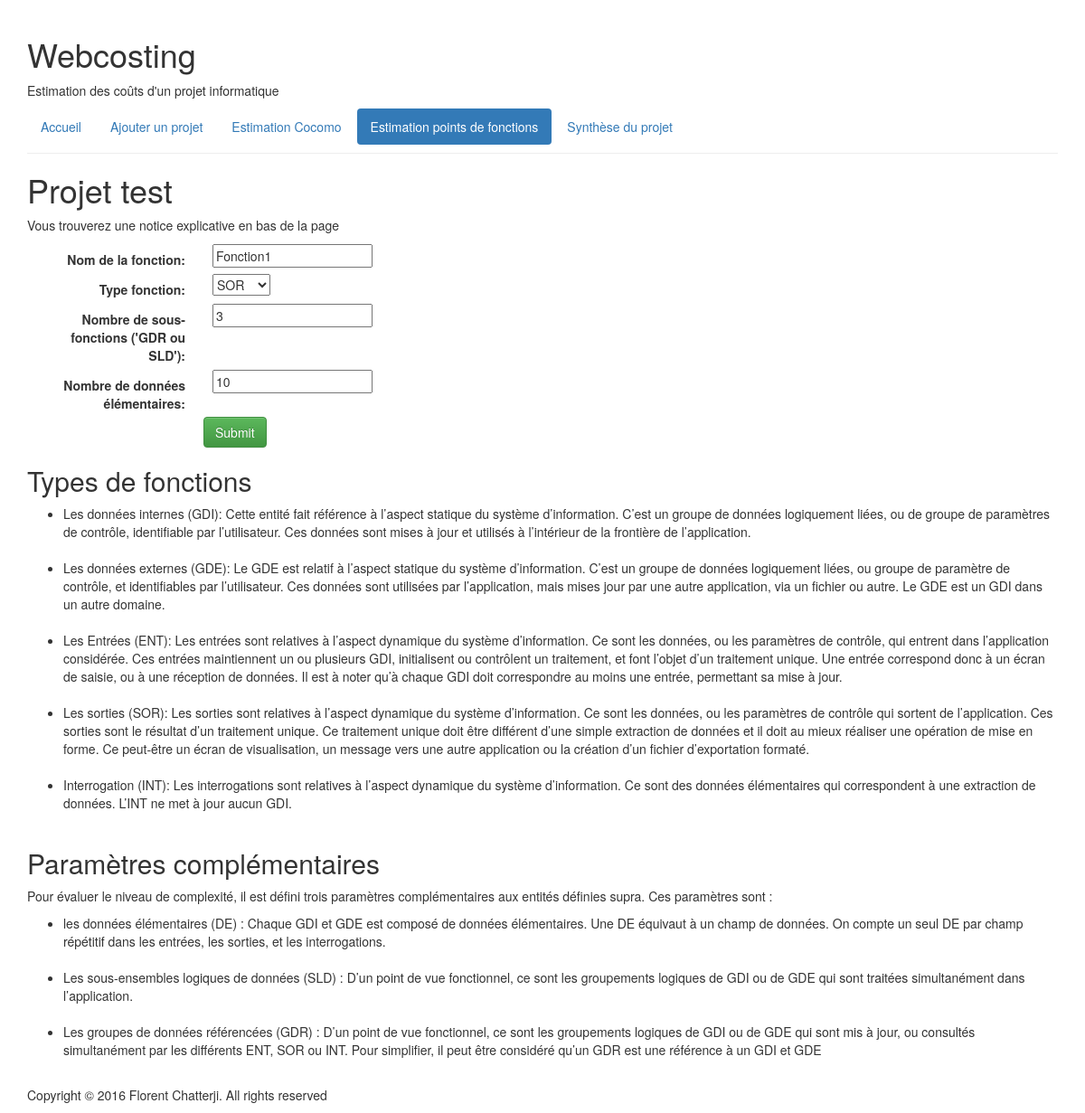
The page /webcosting/projet/129/fonction/46/update/ on the database its author committed.
### webcosting/models.py (models this page shows, shortened)
class Projet(models.Model):
    nom_projet = models.CharField(
        'nom du projet',
        max_length=100,
        default=None
        )
    date_dernier_enregistrement = models.DateTimeField(
        'date du dernier enregistrement',
        auto_now=True,
        null=True
        )
    ORGANIQUE = 'OR'
    SEMIDETACHE = 'SD'
    EMBARQUE = 'EM'
    TYPE_PROJET_CHOIX = (
        (ORGANIQUE, 'organique'),
        (SEMIDETACHE, 'semi-détaché'),
        (EMBARQUE, 'embarqué'),
    )
    type_projet = models.CharField(
        max_length=2,
        choices=TYPE_PROJET_CHOIX,
        default='organique'
        )
    taille_projet = models.ForeignKey(
        TailleProjet,
        on_delete=models.CASCADE,
        blank=True,
        null=True,
        )
    language_de_programmation = models.ForeignKey(
        LanguageDeProgrammation,
        on_delete=models.CASCADE,
        blank=True,
        null=True,
        )
    facteur_ajustement = models.IntegerField(
        default=1,
        blank=True,
        null=True,
        )
    FIAB_CHOIX = (
        (0.75, 'très bas: 0.75'),
        (0.88, 'bas: 0.88'),
        (1.00, 'moyen: 1.00'),
        (1.15, 'élevé: 1.15'),
        (1.40, 'très élevé: 1.40'),
        )
    fiab = models.FloatField(
        choices=FIAB_CHOIX,
        default=1.00,
        blank=True,
        null=True,
        )
    DONN_CHOIX = (
        (0.94, 'bas (0.94)'),
        (1.00, 'moyen (1.00)'),
        (1.08, 'élevé (1.08)'),
        (1.16, 'très élevé (1.16)'),
        )
    donn = models.FloatField(
        choices=DONN_CHOIX,
        default=1.00,
        blank=True,
        null=True,
        )
    CPLX_CHOIX = (
        (0.70, 'très bas: 0.70'),
        (0.85, 'bas: 0.85'),
        (1.00, 'moyen: 1.00'),
        (1.15, 'élevé: 1.15'),
        (1.30, 'très élevé: 1.30'),
        (1.65, 'très très élevé: 1.65'),
        )
    cplx = models.FloatField(
        choices=CPLX_CHOIX,
        default=1.00,
        blank=True,
        null=True,
        )
    TEMP_CHOIX = (
        (1.00, 'moyen: 1.00'),
        (1.11, 'élevé: 1.11'),
        (1.30, 'très élevé: 1.30'),
        (1.66, 'très très élevé: 1.66'),
        )
    temp = models.FloatField(
        choices=TEMP_CHOIX,
        default=1.00,
        blank=True,
        null=True,
        )
    ESPA_CHOIX = (
        (1.00, 'moyen: 1.00'),
        (1.06, 'élevé: 1.06'),
        (1.21, 'très élevé: 1.21'),
        (1.56, 'très très élevé: 1.56'),
        )
    espa = models.FloatField(
        choices=ESPA_CHOIX,
        default=1.00,
        blank=True,
        null=True,
        )
    VIRT_CHOIX = (
        (0.87, 'bas: 0.87'),
        (1.00, 'moyen: 1.00'),
        (1.15, 'élevé: 1.15'),
        (1.30, 'très élevé: 1.30'),
        )
    virt = models.FloatField(
        choices=VIRT_CHOIX,
        default=1.00,
        blank=True,
        null=True,
        )
    CSYS_CHOIX = (
        (0.87, 'bas: 0.87'),
        (1.00, 'moyen: 1.00'),
        (1.07, 'élevé: 1.07'),
        (1.15, 'très élevé: 1.15'),
        )
    csys = models.FloatField(
        choices=CSYS_CHOIX,
        default=1.00,
        blank=True,
        null=True,
        )
    APTA_CHOIX = (
        (1.46, 'très bas: 1.46'),
        (1.19, 'bas: 1.19'),
        (1.00, 'moyen: 1.00'),
        (0.86, 'élevé: 0.86'),
        (0.71, 'très élevé: 0.71'),
        )
    apta = models.FloatField(
        choices=APTA_CHOIX,
        default=1.00,
        blank=True,
        null=True,
        )
    EXPA_CHOIX = (
        (1.29, 'très bas: 1.29'),
        (1.13, 'bas: 1.13'),
        (1.00, 'moyen: 1.00'),
        (0.91, 'élevé: 0.91'),
        (0.82, 'très élevé: 0.82'),
        )
    expa = models.FloatField(
        choices=EXPA_CHOIX,
        default=1.00,
        blank=True,
        null=True,
        )
    APTP_CHOIX = (
        (1.42, 'très bas: 1.42'),
        (1.17, 'bas: 1.17'),
        (1.00, 'moyen: 1.00'),
        (0.86, 'élevé: 0.86'),
        (0.70, 'très élevé: 0.70'),
        )
    aptp = models.FloatField(
        choices=APTP_CHOIX,
        default=1.00,
        blank=True,
        null=True,
        )
    EXPV_CHOIX = (
        (1.21, 'très bas: 1.21'),
        (1.10, 'bas: 1.10'),
        (1.00, 'moyen: 1.00'),
        (0.95, 'élevé: 0.95'),
        )
    expv = models.FloatField(
        choices=EXPV_CHOIX,
        default=1.00,
        blank=True,
        null=True,
        )
    EXPL_CHOIX = (
        (1.14, 'très bas: 1.14'),
        (1.07, 'bas: 1.07'),
        (1.00, 'moyen: 1.00'),
        (0.95, 'élevé: 0.95'),
        )
    expl = models.FloatField(
        choices=EXPL_CHOIX,
        default=1.00,
        blank=True,
        null=True,
        )
    PMOD_CHOIX = (
        (1.24, 'très bas: 1.24'),
        (1.10, 'bas: 1.10'),
        (1.00, 'moyen: 1.00'),
        (0.91, 'élevé: 0.91'),
        (0.82, 'très élevé: 0.82'),
        )
    pmod = models.FloatField(
        choices=PMOD_CHOIX,
        default=1.00,
        blank=True,
        null=True,
        )
    OLOG_CHOIX = (
        (1.24, 'très bas: 1.24'),
        (1.10, 'bas: 1.10'),
        (1.00, 'moyen: 1.00'),
        (0.91, 'élevé: 0.91'),
        (0.83, 'très élevé: 0.83'),
        )
    olog = models.FloatField(
        choices=OLOG_CHOIX,
        default=1.00,
        blank=True,
        null=True,
        )
    DREQ_CHOIX = (
        (1.23, 'très bas: 1.23'),
        (1.08, 'bas: 1.08'),
        (1.00, 'moyen: 1.00'),
        (1.04, 'élevé: 1.04'),
        (1.10, 'très élevé: 1.10'),
        )
    dreq = models.FloatField(
        choices=DREQ_CHOIX,
        default=1.00,
        blank=True,
        null=True,
        )
    def _point_de_fonction_brut(self):
        fonctions = Fonction.objects.filter(projet=self.id)
        point_de_fonction_brut = 0
        for fonction in fonctions:
            point_de_fonction_brut += fonction.point_de_fonction_brut
        return point_de_fonction_brut
    point_de_fonction_brut = property(_point_de_fonction_brut)
    def _point_de_fonction_net(self):
        return self.facteur_ajustement * self.point_de_fonction_brut
    point_de_fonction_net = property(_point_de_fonction_net)
    def _charge_de_travail_point_de_fonction(self):
        taille_projet = TailleProjet.objects.get(taille_projet=self.taille_projet)
        charge_de_travail = taille_projet.charge_de_travail
        return charge_de_travail * self.point_de_fonction_net
    charge_de_travail_point_de_fonction = property(_charge_de_travail_point_de_fonction)
    def _charge_de_travail_point_de_fonction_mois(self):
        return self.charge_de_travail_point_de_fonction / 30.0
    charge_de_travail_point_de_fonction_mois = property(_charge_de_travail_point_de_fonction_mois)
    def _kilo_ligne_de_code(self):
        language_de_programmation = LanguageDeProgrammation.objects.get(language_de_programmation=self.language_de_programmation)
        ligne_de_code = language_de_programmation.ligne_de_code
        ligne_de_code = ligne_de_code * self.point_de_fonction_net
        kilo_ligne_de_code = ligne_de_code / 1000.0
        return kilo_ligne_de_code
    kilo_ligne_de_code = property(_kilo_ligne_de_code)
    def _effort_simple(self):
        A = Coefficient.objects.get(
            type_coefficient='A',
            type_projet=self.type_projet,
            )
        B = Coefficient.objects.get(
            type_coefficient='B',
            type_projet=self.type_projet,
            )
        A = A.valeur_coefficient
        B = B.valeur_coefficient
        ligne_de_code = self.kilo_ligne_de_code
        effort_simple = A * (ligne_de_code ** B)
        effort_simple = round(effort_simple, 2)
        return effort_simple
    effort_simple = property(_effort_simple)
    def _charge_de_travail_cocomo(self):
        effort_simple = self.effort_simple
        moyenne_degres_integration = self.fiab / 1.0
        effort_intermediaire = moyenne_degres_integration * effort_simple
        effort_intermediaire = round(effort_intermediaire, 2)
        return effort_intermediaire
    charge_de_travail_cocomo = property(_charge_de_travail_cocomo)
    def _temps_de_developpement(self):
        C = Coefficient.objects.get(
            type_coefficient='C',
            type_projet=self.type_projet
            )
        D = Coefficient.objects.get(
            type_coefficient='D',
            type_projet=self.type_projet
            )
        C = C.valeur_coefficient
        D = D.valeur_coefficient
        effort_simple = self.effort_simple
        temps_de_developpement = C * (effort_simple ** D)
        temps_de_developpement = round(temps_de_developpement, 2)
        return temps_de_developpement
    temps_de_developpement = property(_temps_de_developpement)

class Fonction(models.Model):
    projet = models.ForeignKey(
        Projet,
        on_delete=models.CASCADE,
        default=None
        )
    nom_fonction = models.CharField(
        'nom de la fonction',
        max_length=100,
        default=None
        )
    type_fonction = models.ForeignKey(
        TypeFonction,
        on_delete=models.CASCADE,
        default=None
        )
    nombre_sous_fonction = models.PositiveIntegerField(
        'nombre de sous-fonctions (\'GDR ou SLD\')',
        default=0,
        )
    nombre_donnees_elementaires = models.PositiveIntegerField(
        'nombre de données élémentaires',
        default=0,
        )
    def _point_de_fonction_brut(self):
        calcul_point_de_fonction = CalculPointDeFonction.objects.get(
            type_fonction=self.type_fonction,
            nombre_sous_fonction_deb__lte=self.nombre_sous_fonction,
            nombre_sous_fonction_fin__gte=self.nombre_sous_fonction,
            nombre_donnees_elementaires_deb__lte=self.nombre_donnees_elementaires,
            nombre_donnees_elementaires_fin__gte=self.nombre_donnees_elementaires
            )
        return calcul_point_de_fonction.nombre_point_de_fonction
    point_de_fonction_brut = property(_point_de_fonction_brut)
    def _point_de_fonction_net(self):
        return self.projet.facteur_ajustement * self.point_de_fonction_brut
    point_de_fonction_net = property(_point_de_fonction_net)

class TypeFonction(models.Model):
    def __str__(self):
        return self.type_fonction
    TYPE_FONCTION_CHOIX = (
        ('GDI', 'données internes'),
        ('GDE', 'données externes'),
        ('ENT', 'entrées'),
        ('SOR', 'sorties'),
        ('INT', 'interrogation')
        )
    type_fonction = models.CharField(
        max_length=3,
        choices=TYPE_FONCTION_CHOIX,
        default='données internes'
        )

### webcosting/views.py (the view)
class FonctionUpdate(UpdateView):
    model = Fonction
    fields = [
        'nom_fonction',
        'type_fonction',
        'nombre_sous_fonction',
        'nombre_donnees_elementaires'
    ]
    def get_context_data(self, **kwargs):
        context = super(FonctionUpdate, self).get_context_data(**kwargs)
        self.projet = get_object_or_404(Projet, pk=self.kwargs['projet_id'])
        context['projet'] = self.projet
        return context

### webcosting/templates/webcosting/fonction_form.html (shortened to what this page needs)
{% extends "webcosting/base.html" %}
{% block navigation %}
<ul class="nav nav-pills">
  <li role="presentation"><a href="{% url 'webcosting:index' %}">Accueil</a></li>
  <li role="presentation"><a href="{% url 'webcosting:projet_add' %}" role="button">Ajouter un projet</a></li>
  <li role="presentation"><a href="{% url 'webcosting:cocomo_update' projet.id %}">Estimation Cocomo</a></li>
  <li role="presentation" class="active"><a href="{% url 'webcosting:fonction' projet.id %}" role="button">Estimation points de fonctions</a></li>
  <li role="presentation"><a href="{% url 'webcosting:projet' projet.id %}">Synthèse du projet</a></li>
</ul>
{% endblock %}
{% block content %}
<h1>Projet {{ projet.nom_projet }} </h1>
<p>Vous trouverez une notice explicative en bas de la page</p>
<form class="form-horizontal" action="" method="post">
    {% include 'webcosting/form-template.html' %}
    <div class="form-group">
        <div class="col-sm-offset-2 col-sm-10">
            <button type="submit" class="btn btn-success">Submit</button>
        </div>
    </div>
</form>
<h2>Types de fonctions</h2>
<ul>
  <li>
Les données internes (GDI):
Cette entité fait référence à l’aspect statique du système d’information.
C’est un groupe de données logiquement liées, ou de groupe de paramètres de contrôle, identifiable
par l’utilisateur. Ces données sont mises à jour et utilisés à l’intérieur de la frontière de l’application.
  </li><br>
  <li>
Les données externes (GDE):
Le GDE est relatif à l’aspect statique du système d’information.
C’est un groupe de données logiquement liées, ou groupe de paramètre de contrôle, et identifiables
par l’utilisateur. Ces données sont utilisées par l’application, mais mises jour par une autre
application, via un fichier ou autre. Le GDE est un GDI dans un autre domaine.
  </li><br>
  <li>
Les Entrées (ENT):
Les entrées sont relatives à l’aspect dynamique du système d’information.
Ce sont les données, ou les paramètres de contrôle, qui entrent dans l’application considérée. Ces
entrées maintiennent un ou plusieurs GDI, initialisent ou contrôlent un traitement, et font l’objet
d’un traitement unique. Une entrée correspond donc à un écran de saisie, ou à une réception de
données. Il est à noter qu’à chaque GDI doit correspondre au moins une entrée, permettant sa mise
à jour.
  </li><br>
  <li>
Les sorties (SOR):
Les sorties sont relatives à l’aspect dynamique du système d’information.
Ce sont les données, ou les paramètres de contrôle qui sortent de l’application. Ces sorties sont le
résultat d’un traitement unique. Ce traitement unique doit être différent d’une simple extraction de
données et il doit au mieux réaliser une opération de mise en forme. Ce peut-être un écran de
visualisation, un message vers une autre application ou la création d’un fichier d’exportation
formaté.
  </li><br>
  <li>
Interrogation (INT):
Les interrogations sont relatives à l’aspect dynamique du système d’information.
Ce sont des données élémentaires qui correspondent à une extraction de données. L’INT ne met à
jour aucun GDI.
  </li><br>
</ul>
<h2>Paramètres complémentaires</h2>
<p>
Pour évaluer le niveau de complexité, il est défini trois paramètres complémentaires aux entités
définies supra.
Ces paramètres sont :
</p>
<ul>
  <li>
les données élémentaires (DE) : Chaque GDI et GDE est composé de données élémentaires.
Une DE équivaut à un champ de données. On compte un seul DE par champ répétitif dans les
entrées, les sorties, et les interrogations.
  </li><br>
  <li>
Les sous-ensembles logiques de données (SLD) : D’un point de vue fonctionnel, ce sont les
groupements logiques de GDI ou de GDE qui sont traitées simultanément dans l’application.
  </li><br>
  <li>
Les groupes de données référencées (GDR) : D’un point de vue fonctionnel, ce sont les
groupements logiques de GDI ou de GDE qui sont mis à jour, ou consultés simultanément par
les différents ENT, SOR ou INT. Pour simplifier, il peut être considéré qu’un GDR est une
référence à un GDI et GDE
  </li><br>
</ul>
{% endblock %}

### webcosting/templates/webcosting/form-template.html (shortened to what this page needs)
{% for field in form %}
<div class="formgroup">
    <div class="col-sm-offset-2 col-sm-10">
    </div>
    <label class="control-label col-sm-2">{{ field.label_tag}}</label>
    <div class="col-sm-10">{{ field }}</div>
</div>
{% endfor %}

### rows shown on the page
Projet: nom_projet "test"
Fonction: form "Fonction1" "3" "10"
TypeFonction: form "SOR"

### other values the page prints
{{ field.label_tag }} "Nom de la fonction:" "Type fonction:" "Nombre de sous-fonctions ('GDR ou SLD'):" "Nombre de données élémentaires:"
